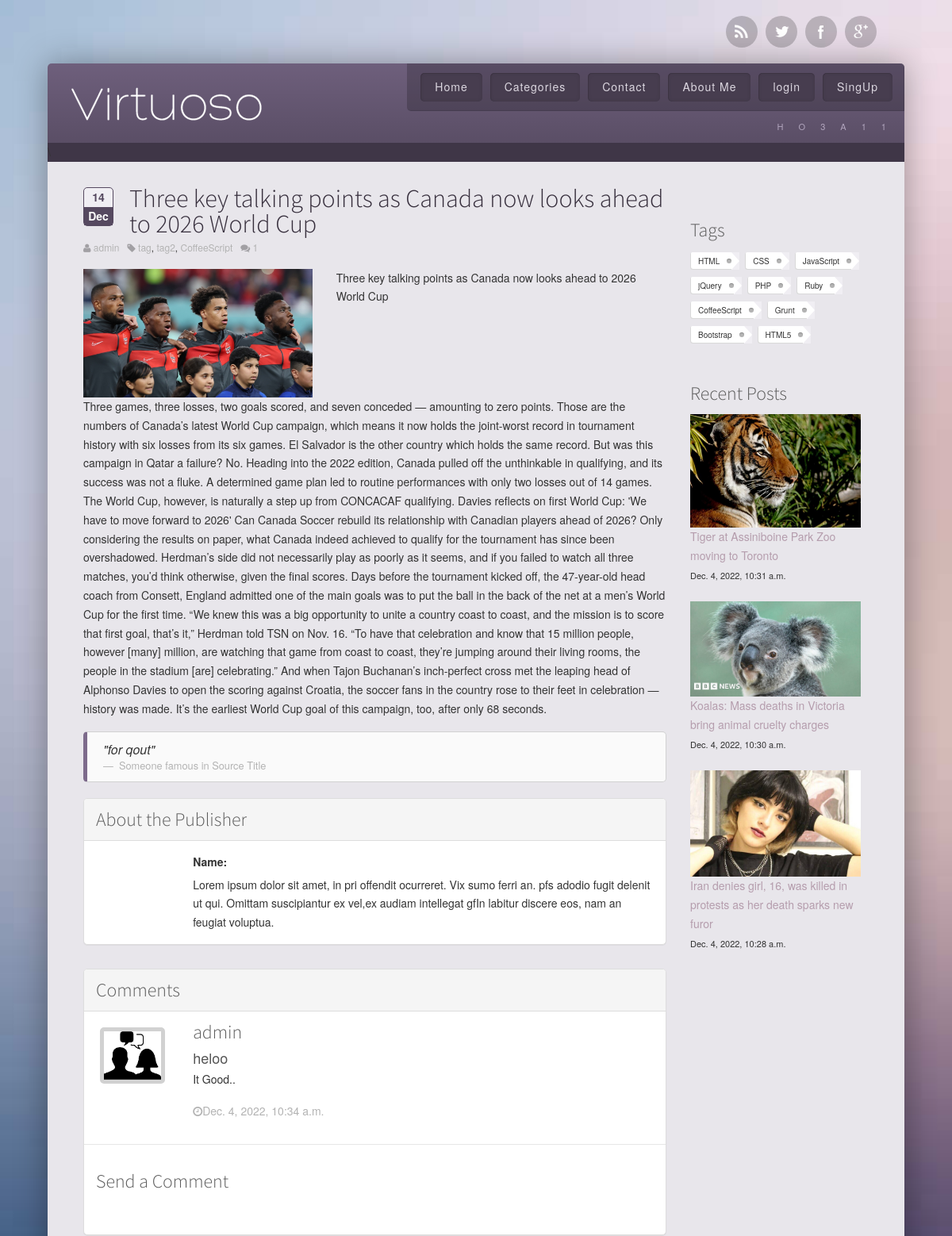
/article/article_detail/Canada-now-looks-ahead-to-2026-World-Cup/ (upper part), run on an earlier commit of the app's database.
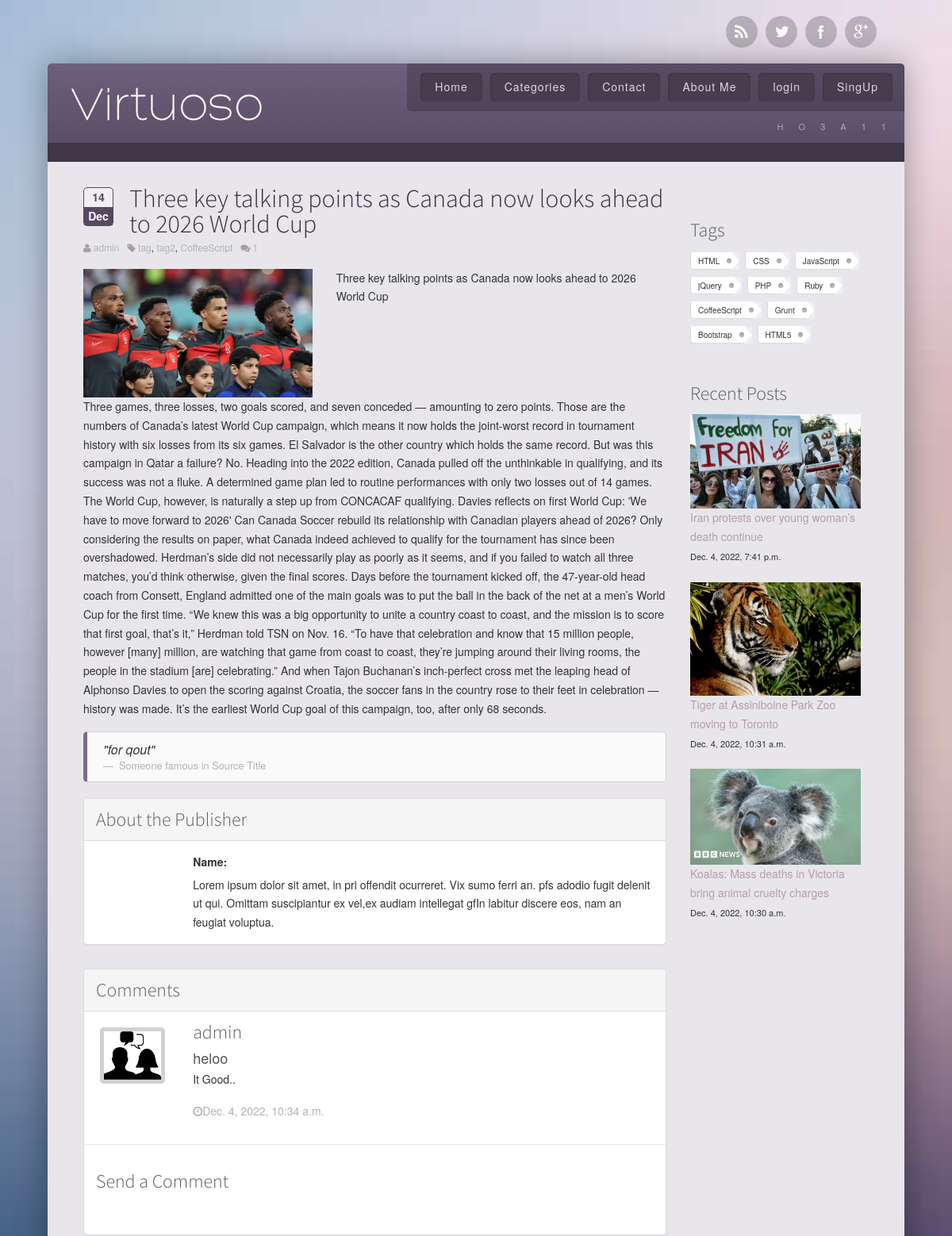
And on a later commit of the database.
### article/models.py (models this page shows, shortened)
class BaseModel(models.Model):
    title = models.CharField(max_length=50)
    class  Meta:
        abstract = True

class Comment(BaseModel,models.Model):
    title = models.CharField(max_length=100)
    message = models.TextField(blank=True, null=True)
    date = models.DateTimeField(auto_now_add=True)
    article = models.ForeignKey(Article,on_delete=models.CASCADE)
    user = models.ForeignKey(User,on_delete=models.CASCADE)

class Article(BaseModel,models.Model):
    title = models.CharField(max_length=100)
    category = models.ForeignKey(Category,on_delete=models.CASCADE)
    publisher = models.ForeignKey(User,on_delete=models.CASCADE)
    slug = models.SlugField(max_length=100)
    body = models.TextField()
    date = models.DateTimeField(auto_now_add=True)
    image = models.ImageField(default='def.jpg', blank=True)
    visit = models.IntegerField(default=0)

### article/views.py (the view)
# urls.py: path('article_detail/<slug>/', views.article_detail, name='article_detail'),
def article_detail(request, slug):
    detail = Article.objects.get(slug= slug)
    recent = Article.objects.all().order_by('-date')[:3]
    comments = show_comment(detail)
    count_com = len(comments)
    voite = save_voite(request,detail)
    if request.user:
        form = get_comment(request,detail)
    context ={
        'detail':detail,
        'form': form ,
        'comments': comments,
        'voite' : voite,
        'count_com': count_com,
        'recent':recent
    }
    if request.method!='POST':
            detail.visit+=1
            Article.save(detail)
    return render(request, 'article_detail.html', context=context)

### article/views.py (called while the page is built)
def show_comment(arg):
    return Comment.objects.filter(article=arg)

def save_voite(request,detail):
    try:
        user =voite_user.objects.get(article=detail)
        if request.method=='POST':
            form = forms.VoiteForm(request.POST,instance=user)
            if form.is_valid():
                form.save()
        form = forms.VoiteForm(instance=user)
        return form
    except:
        if request.method=='POST':
            form = forms.VoiteForm(request.POST)
            if form.is_valid():
                    exp = form.save(commit=False)
                    exp.article = detail
                    exp.user =request.user
                    exp.save()
        form = forms.VoiteForm()
        return form

### blog/views.py (called while the page is built)
def category_list(request):
    category_list = Category.objects.all()
    context = {
        "category_list": category_list,
    }
    return context

### article/templates/article_detail.html (shortened to what the changed rows need)
{% extends "base1.html" %}
{% load static %}
  {% block body %}
                <div class="container">
                    <div class="row margin-vert-30">
                        <div class="col-md-9">
                            <div class="blog-post">
                                <div class="blog-item-header">
                                    <h2>
                                          {{detail.title}}
                                    </h2>
                                </div>
                                <div class="blog-item">
                                    <div class="blog-item-footer">
                                        <div class="blog-recent-comments panel panel-default margin-bottom-30">
                                            <ul class="list-group">
                                              {% for comment in comments  %}
                                                <li class="list-group-item">
                                                    <div class="row">
                                                        <div class="col-md-2 profile-thumb">
                                                            <a href="#">
                                                                <img class="media-object" src="{% static 'imgsite/user_pic.png' %}" alt="">
                                                            </a>
                                                        </div>
                                                        <div class="col-md-10">
                                                          <h3>{{comment.user}}</h3>
                                                            <h4>{{comment.title}}</h4>
                                                            <p>{{comment.message}}</p>
                                                            <span class="date">
                                                                <i class="fa fa-clock-o"></i>{{comment.date}}</span>
                                                        </div>
                                                    </div>
                                                </li>
                                                {% endfor %}
                                            </ul>
                                        </div>
                                    </div>
                                </div>
                            </div>
                        </div>
                        <div class="col-md-3 margin-top-30">
                            <div class="recent-posts">
                                <ul class="posts-list margin-top-10">
                                  {% for res in recent  %}
                                    <li>
                                        <div class="recent-post">
                                            <a href="">
                                                <img class="pull-left" src="{{res.image.url}}" alt="thumb1">
                                            </a>
                                            <a href="{%url 'article:article_detail' slug=res.slug %}" class="posts-list-title">{{res.title}}</a>
                                            <br>
                                            <span class="recent-post-date">
                                               {{res.date}}
                                            </span>
                                        </div>
                                    </li>
                                    {% endfor %}
                                </ul>
                            </div>
                        </div>
                        </div>
                    </div>
        {% endblock body %}

What changed in the data, as far as the page shows it:
no longer on this page (row edited): Article: image (picture), title "Iran denies girl, 16, was killed in protests as her death sparks new furor", date "Dec. 4, 2022, 10:28 a.m."
added Article: image (picture), title "Iran protests over young woman’s death continue", date "Dec. 4, 2022, 7:41 p.m."
